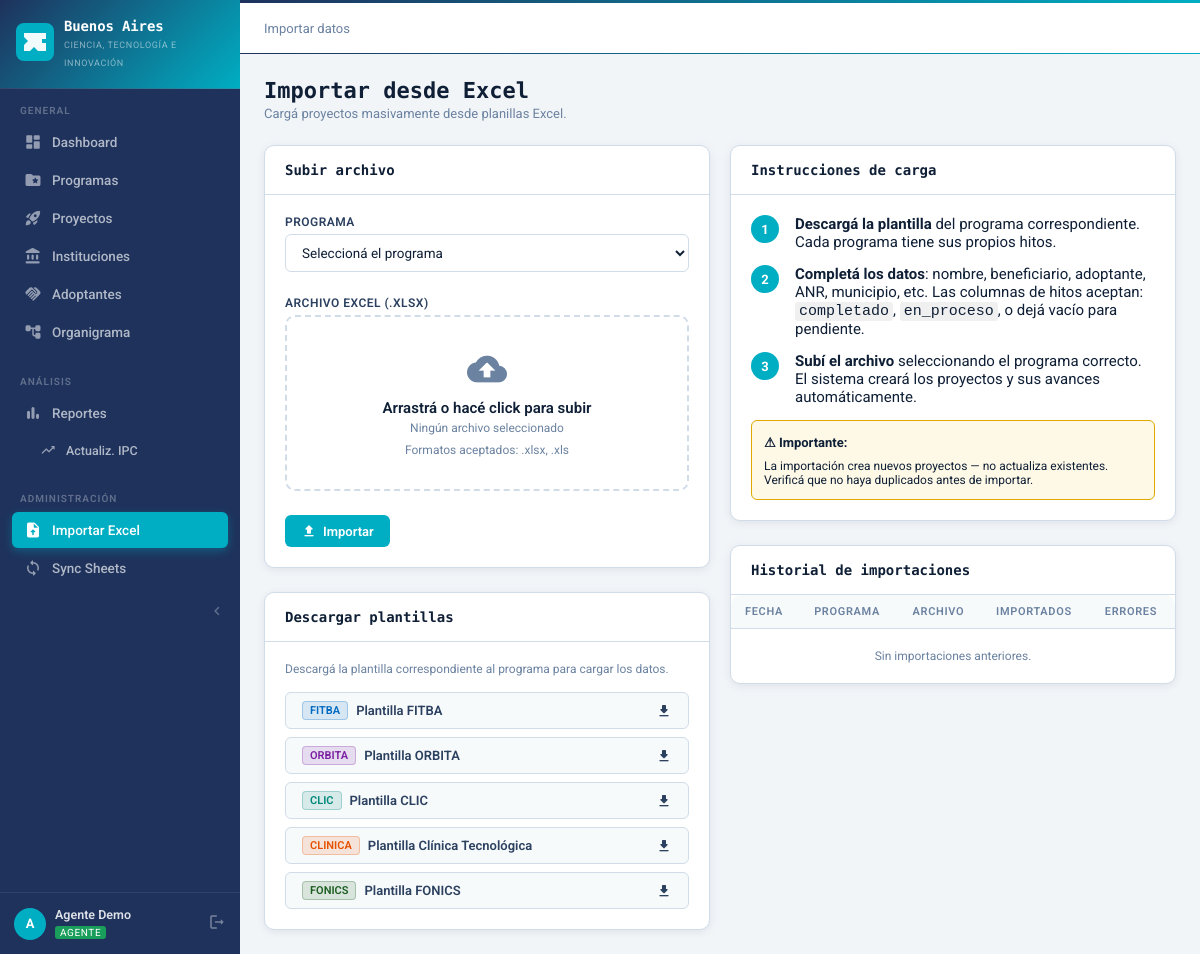
Page /importar (signed in) on the committed database.
### tables this page shows
CREATE TABLE programas (
        id INTEGER PRIMARY KEY AUTOINCREMENT,
        codigo TEXT UNIQUE NOT NULL,
        nombre TEXT NOT NULL,
        descripcion TEXT,
        color TEXT DEFAULT '#1565C0',
        icono TEXT DEFAULT 'folder',
        activo INTEGER DEFAULT 1
    );

### blueprints/importacion.py (the view, shortened to what this page needs)
@bp.route('/importar', methods=['GET', 'POST'])
@editor_required
def importar():
    programas = query("SELECT * FROM programas WHERE activo=1 ORDER BY id")
    agentes   = query("SELECT * FROM users WHERE rol='agente' AND activo=1 ORDER BY apellido")
    historial = query("""
        SELECT i.*, pr.nombre as programa_nombre, u.nombre as user_nombre, u.apellido as user_apellido
        FROM importaciones i
        LEFT JOIN programas pr ON i.programa_id = pr.id
        LEFT JOIN users u ON i.importado_por = u.id
        ORDER BY i.created_at DESC LIMIT 20
    """)
    return render_template('programs/importar.html', programas=programas, agentes=agentes, historial=historial)

### database.py (called while the page is built)
def get_db():
    conn = sqlite3.connect(DB_PATH)
    conn.row_factory = sqlite3.Row
    conn.execute("PRAGMA foreign_keys = ON")
    return conn

def query(sql, args=(), one=False):
    conn = get_db()
    cur = conn.execute(sql, args)
    rv = cur.fetchall()
    conn.close()
    return (rv[0] if rv else None) if one else rv

### helpers/auth.py (called while the page is built)
def editor_required(f):
    @wraps(f)
    def decorated(*args, **kwargs):
        if 'user_id' not in session:
            return redirect(url_for('auth.login'))
        if session.get('rol') not in ['admin', 'agente']:
            flash('No tenés permiso para editar.', 'danger')
            return redirect(url_for('dashboard.dashboard'))
        return f(*args, **kwargs)
    return decorated

def can_edit():
    return session.get('rol') in ['admin', 'agente']

def is_admin():
    return session.get('rol') == 'admin'

### templates/programs/importar.html (shortened to what this page needs)
{% extends "base.html" %}
{% block breadcrumb %}Importar datos{% endblock %}
{% block content %}
<div class="page-header">
  <div class="page-header-left">
    <h1>Importar desde Excel</h1>
    <p>Cargá proyectos masivamente desde planillas Excel.</p>
  </div>
</div>
<div class="grid-2" style="align-items:start;">
  <div>
    <div class="card mb-3">
      <div class="card-header"><span class="card-title">Subir archivo</span></div>
      <form method="post" enctype="multipart/form-data" class="card-body">
        <div class="form-group mb-3">
          <label class="form-label">Programa</label>
          <select name="programa_id" class="form-control" required>
            <option value="">Seleccioná el programa</option>
          </select>
        </div>
        <div class="form-group mb-3">
          <label class="form-label">Archivo Excel (.xlsx)</label>
          <div class="upload-zone" onclick="document.getElementById('file-input').click()">
            <span class="material-icons-round">cloud_upload</span>
            <p style="font-weight:600;margin-bottom:4px;">Arrastrá o hacé click para subir</p>
            <p class="text-sm text-muted upload-filename">Ningún archivo seleccionado</p>
            <p class="text-sm text-muted mt-1">Formatos aceptados: .xlsx, .xls</p>
          </div>
        </div>
        <button type="submit" class="btn btn-primary">
          <span class="material-icons-round">upload</span> Importar
        </button>
      </form>
    </div>
    <div class="card">
      <div class="card-header"><span class="card-title">Descargar plantillas</span></div>
      <div class="card-body">
        <p class="text-sm text-muted mb-2">Descargá la plantilla correspondiente al programa para cargar los datos.</p>
        <div style="display:flex;flex-direction:column;gap:8px;">
          {% for p in programas %}
          <a href="{{ url_for('importacion.plantilla', prog_id=p.id) }}" class="btn btn-secondary" style="justify-content:space-between;">
            <div class="flex items-center gap-1">
              <span class="tag" style="background:{{ p.color }}22;border-color:{{ p.color }}44;color:{{ p.color }};">{{ p.codigo }}</span>
              <span>Plantilla {{ p.nombre }}</span>
            </div>
            <span class="material-icons-round">download</span>
          </a>
          {% endfor %}
        </div>
      </div>
    </div>
  </div>
  <div>
    <div class="card mb-3">
      <div class="card-header"><span class="card-title">Instrucciones de carga</span></div>
      <div class="card-body">
        <div style="display:flex;flex-direction:column;gap:14px;">
          <div class="flex gap-2">
            <div style="width:28px;height:28px;background:var(--blue);border-radius:50%;display:flex;align-items:center;justify-content:center;color:#fff;font-size:13px;font-weight:700;flex-shrink:0;">1</div>
            <div><strong>Descargá la plantilla</strong> del programa correspondiente. Cada programa tiene sus propios hitos.</div>
          </div>
          <div class="flex gap-2">
            <div style="width:28px;height:28px;background:var(--blue);border-radius:50%;display:flex;align-items:center;justify-content:center;color:#fff;font-size:13px;font-weight:700;flex-shrink:0;">2</div>
            <div><strong>Completá los datos</strong>: nombre, beneficiario, adoptante, ANR, municipio, etc. Las columnas de hitos aceptan: <code style="background:#f0f0f0;padding:1px 4px;border-radius:3px;">completado</code>, <code style="background:#f0f0f0;padding:1px 4px;border-radius:3px;">en_proceso</code>, o dejá vacío para pendiente.</div>
          </div>
          <div class="flex gap-2">
            <div style="width:28px;height:28px;background:var(--blue);border-radius:50%;display:flex;align-items:center;justify-content:center;color:#fff;font-size:13px;font-weight:700;flex-shrink:0;">3</div>
            <div><strong>Subí el archivo</strong> seleccionando el programa correcto. El sistema creará los proyectos y sus avances automáticamente.</div>
          </div>
        </div>
        <div style="background:var(--gold-light);border:1px solid var(--gold);border-radius:6px;padding:12px;margin-top:14px;">
          <strong style="font-size:13px;">⚠ Importante:</strong>
          <p class="text-sm mt-1">La importación crea nuevos proyectos — no actualiza existentes. Verificá que no haya duplicados antes de importar.</p>
        </div>
      </div>
    </div>
    <div class="card">
      <div class="card-header"><span class="card-title">Historial de importaciones</span></div>
      <div class="table-wrapper">
        <table>
          <thead>
            <tr>
              <th>Fecha</th>
              <th>Programa</th>
              <th>Archivo</th>
              <th>Importados</th>
              <th>Errores</th>
            </tr>
          </thead>
          <tbody>
            {% for imp in historial %}
            <tr>
              <td class="text-sm text-muted">{{ imp.created_at[:16] }}</td>
              <td><span class="tag">{{ imp.programa_nombre or '—' }}</span></td>
              <td class="text-sm mono">{{ imp.filename or '—' }}</td>
              <td><span class="badge badge-completado">{{ imp.registros_importados }}</span></td>
              <td>{% if imp.registros_error > 0 %}<span class="badge badge-suspendido">{{ imp.registros_error }}</span>{% else %}<span class="text-muted text-sm">0</span>{% endif %}</td>
            </tr>
            {% else %}
            <tr><td colspan="5" class="text-muted text-sm" style="padding:20px;text-align:center;">Sin importaciones anteriores.</td></tr>
            {% endfor %}
          </tbody>
        </table>
      </div>
    </div>
  </div>
</div>
{% endblock %}

### static/css/style.css (style rules this page uses)
:root { --navy: #1E325C; --teal: #00AEC3; --gray: #878787; --white: #FFFFFF; --navy-mid: #2B4470; --navy-light: #3A5585; --teal-dark: #007F8F; --teal-mid: #4EC8D8; --teal-light: #A8E4EC; --teal-pale: #E6F7FA; --grad-main: linear-gradient(135deg, #1E325C 0%, #00AEC3 100%); --grad-light: linear-gradient(135deg, #FFFFFF 0%, #1E325C 100%); --green: #1A9E5C; --green-pale: #E6F5EE; --red: #C0392B; --red-pale: #FDEDEC; --gold: #E0A800; --gold-light: #FEF9E7; --orange: #D35400; --orange-pale:#FEF0E6; --purple: #6C3483; --purple-pale:#F4ECF7; --blue: var(--teal); --blue-light: var(--teal-mid); --blue-pale: var(--teal-pale); --bg: #F2F5F8; --surface: #FFFFFF; --surface-2: #F7FAFB; --border: #D0DCE8; --text: #0F1F36; --text-mid: #2C4160; --text-muted: #6B82A0; --sidebar-w: 240px; --radius: 10px; --radius-sm: 6px; --shadow: 0 2px 8px rgba(30,50,92,.09); --shadow-md: 0 4px 16px rgba(30,50,92,.13); --shadow-lg: 0 8px 32px rgba(30,50,92,.18); }
*, *::before, *::after { box-sizing: border-box; margin: 0; padding: 0; }
html { font-size: 15px; }
body { font-family: 'Roboto', sans-serif; background: var(--bg); color: var(--text); min-height: 100vh; }
h1,h2,h3,h4,h5 { font-family: 'Encode Sans', sans-serif; font-weight: 700; }
.card { background: var(--surface); border-radius: var(--radius); border: 1px solid var(--border); box-shadow: var(--shadow); }
.card-header { padding: 16px 20px; border-bottom: 1px solid var(--border); display: flex; align-items: center; justify-content: space-between; gap: 12px; }
.card-title { font-size: 14px; font-weight: 600; font-family: 'Encode Sans', sans-serif; }
.card-body { padding: 20px; }
.table-wrapper { overflow-x: auto; border-radius: var(--radius); }
table { width: 100%; border-collapse: collapse; font-size: 13.5px; }
thead th { padding: 10px 14px; text-align: left; font-size: 11px; font-weight: 600; text-transform: uppercase; letter-spacing: .06em; color: var(--text-muted); background: var(--surface-2); border-bottom: 1px solid var(--border); white-space: nowrap; }
tbody tr { border-bottom: 1px solid var(--border); transition: background .1s; }
tbody tr:last-child { border-bottom: none; }
tbody td { padding: 11px 14px; vertical-align: middle; }
.form-group { display: flex; flex-direction: column; gap: 5px; }
.form-label { font-size: 12px; font-weight: 600; color: var(--text-mid); text-transform: uppercase; letter-spacing: .04em; }
.form-control { padding: 9px 12px; border: 1.5px solid var(--border); border-radius: var(--radius-sm); font-family: 'Roboto', sans-serif; font-size: 13.5px; color: var(--text); background: var(--surface); transition: border-color .15s, box-shadow .15s; outline: none; width: 100%; }
select.form-control { cursor: pointer; }
.btn { display: inline-flex; align-items: center; gap: 6px; padding: 8px 16px; border-radius: var(--radius-sm); font-family: 'Roboto', sans-serif; font-size: 13px; font-weight: 600; cursor: pointer; border: none; text-decoration: none; transition: all .15s; white-space: nowrap; }
.btn .material-icons-round { font-size: 16px; }
.btn-primary { background: var(--blue); color: #fff; }
.btn-secondary { background: var(--surface-2); color: var(--text-mid); border: 1px solid var(--border); }
.page-header { display: flex; align-items: flex-start; justify-content: space-between; margin-bottom: 24px; gap: 16px; }
.page-header-left h1 { font-size: 22px; font-weight: 700; }
.page-header-left p { font-size: 13px; color: var(--text-muted); margin-top: 3px; }
.grid-2 { display: grid; grid-template-columns: 1fr 1fr; gap: 20px; }
.upload-zone { border: 2px dashed var(--border); border-radius: var(--radius); padding: 32px; text-align: center; transition: border-color .2s, background .2s; cursor: pointer; }
.upload-zone .material-icons-round { font-size: 40px; color: var(--text-muted); display: block; margin-bottom: 10px; }
.text-muted { color: var(--text-muted); }
.text-sm { font-size: 12px; }
.mb-2 { margin-bottom: 16px; }
.mb-3 { margin-bottom: 24px; }
.mt-1 { margin-top: 8px; }
.flex { display: flex; }
.items-center { align-items: center; }
.gap-1 { gap: 8px; }
.gap-2 { gap: 16px; }
.tag { display: inline-flex; align-items: center; padding: 2px 7px; border-radius: 4px; font-size: 11px; font-weight: 600; background: var(--surface-2); border: 1px solid var(--border); color: var(--text-mid); }

### rows in the picture
programas: codigo "FITBA", nombre "FITBA"
programas: codigo "ORBITA", nombre "ORBITA"
programas: codigo "CLIC", nombre "CLIC"
programas: codigo "CLINICA", nombre "Clínica Tecnológica"
programas: codigo "FONICS", nombre "FONICS"

### other values in the picture
{{ session.nombre[0] }} "A"
{{ session.nombre }} "Agente Demo"
{{ session.rol }} "AGENTE"
